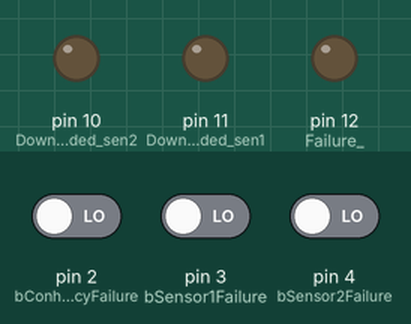
Bench run of a sketch on a simulated Arduino Uno, built with avr-gcc and run on an emulated ATmega328P. Parts: output pins drawn as LEDs (lit = HIGH). The inputs (shaded band) are chosen by the test bench; at power-on: pin 2 (bConherencyFailure) LOW, pin 3 (bSensor1Failure) LOW, pin 4 (bSensor2Failure) LOW.

Above: at 1.2 s.
1.3 s: pin 2 (bConherencyFailure) driven HIGH
At 2.5 s:
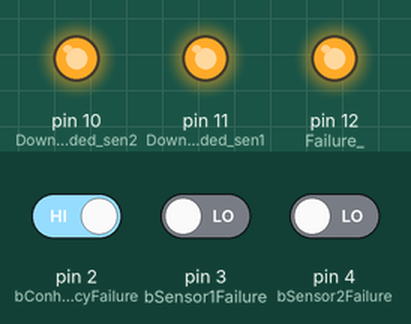
2.8 s: pin 3 (bSensor1Failure) driven HIGH
At 3.7 s:
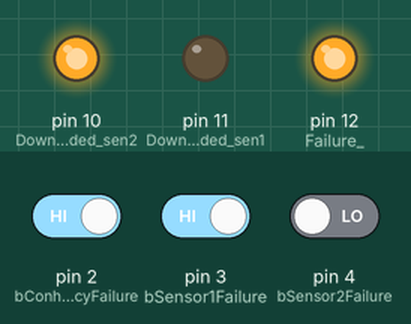
4.3 s: pin 3 (bSensor1Failure) driven LOW
At 4.8 s:
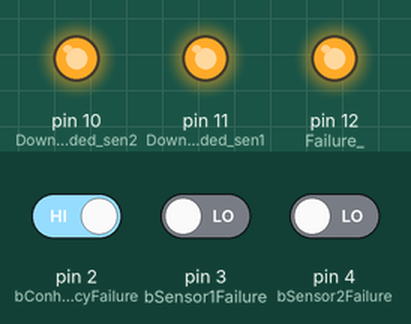
5.8 s: pin 4 (bSensor2Failure) driven HIGH
At 7.0 s:
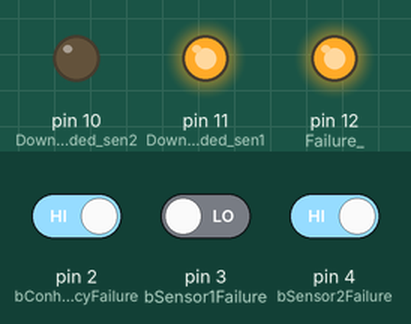
7.3 s: pin 4 (bSensor2Failure) driven LOW
At 8.3 s:
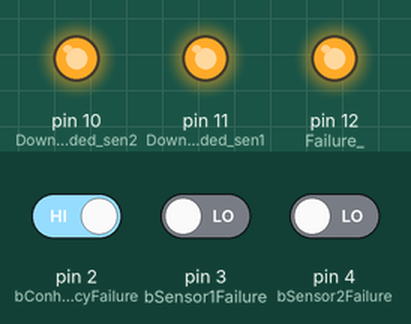
Timing chart, 0 to 9.8 s (numbered marks = the images above; inputs shaded):
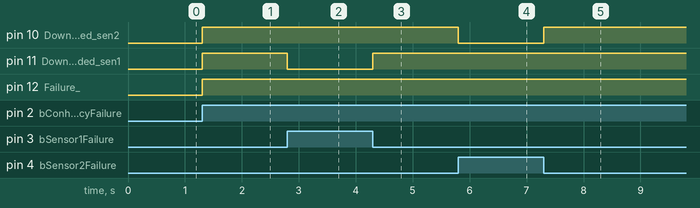

The sketch:

code_GENERATION.ino
```cpp
#include "App_code.h"
#define Downgraded_sen2 10
#define Downgraded_sen1 11
#define Failure_ 12
#define bSensor1Failure 3
#define bSensor2Failure  4
#define bConherencyFailure 2

void setup()
{
  App_code_initialize();
  pinMode(bSensor1Failure, INPUT);
  pinMode(bSensor2Failure, INPUT);
  pinMode(bConherencyFailure, INPUT);
  pinMode(Downgraded_sen2, OUTPUT);
  pinMode(Downgraded_sen1, OUTPUT);
  pinMode(Failure_, OUTPUT);
}

void loop()
{
  rtU.App_bConherencyFailure = digitalRead(bConherencyFailure);
  rtU.App_bSensor1Failure    = digitalRead(bSensor1Failure);
  rtU.App_bSensor2Failure    = digitalRead(bSensor2Failure);
  App_code_step();
  switch (rtY.App_sOperation)
  {
    case Downgraded_sen_2 :
      digitalWrite(Downgraded_sen2, HIGH);
      digitalWrite(Downgraded_sen1, LOW);
      break;
    case Downgraded_sen_1 :
      digitalWrite(Downgraded_sen1, HIGH);
      digitalWrite(Downgraded_sen2, LOW);
      break;
    case Failure :
      digitalWrite(Downgraded_sen1, HIGH);
      digitalWrite(Downgraded_sen2, HIGH);
      digitalWrite(Failure_, HIGH);
      break;
    default:
      digitalWrite(Downgraded_sen1, LOW);
      digitalWrite(Downgraded_sen2, LOW);
      digitalWrite(Failure_, LOW);
      break;
  }

}
```

App_code.cpp
```cpp
/*
 * File: App_code.c
 *
 * Code generated for Simulink model 'App_code'.
 *
 * Model version                  : 1.1
 * Simulink Coder version         : 9.8 (R2022b) 13-May-2022
 * C/C++ source code generated on : Fri Dec  8 23:29:47 2023
 *
 * Target selection: ert.tlc
 * Embedded hardware selection: Atmel->AVR
 * Code generation objectives:
 *    1. Execution efficiency
 *    2. RAM efficiency
 * Validation result: Not run
 */

#include "App_code.h"

/* External inputs (root inport signals with default storage) */
ExtU rtU;

/* External outputs (root outports fed by signals with default storage) */
ExtY rtY;

/* Model step function */
void App_code_step(void)
{
  /* Switch: '<S1>/Switch2' incorporates:
   *  Inport: '<Root>/App_bConherencyFailure'
   */
  if (rtU.App_bConherencyFailure != 0.0) {
    /* Switch: '<S1>/Switch' incorporates:
     *  Inport: '<Root>/App_bSensor1Failure'
     *  Inport: '<Root>/App_bSensor2Failure'
     *  Logic: '<S1>/AND1'
     *  Logic: '<S1>/AND2'
     *  Logic: '<S1>/NOT'
     *  Logic: '<S1>/NOT1'
     *  Switch: '<S1>/Switch1'
     */
    if (rtU.App_bSensor1Failure && (!rtU.App_bSensor2Failure)) {
      /* Outport: '<Root>/App_sOperation' incorporates:
       *  Constant: '<S1>/Constant'
       */
      rtY.App_sOperation = Downgraded_sen_2;
    } else if ((!rtU.App_bSensor1Failure) && rtU.App_bSensor2Failure) {
      /* Switch: '<S1>/Switch1' incorporates:
       *  Constant: '<S1>/Constant1'
       *  Outport: '<Root>/App_sOperation'
       */
      rtY.App_sOperation = Downgraded_sen_1;
    } else {
      /* Outport: '<Root>/App_sOperation' incorporates:
       *  Constant: '<S1>/Constant3'
       *  Switch: '<S1>/Switch1'
       */
      rtY.App_sOperation = Failure;
    }

    /* End of Switch: '<S1>/Switch' */
  } else {
    /* Outport: '<Root>/App_sOperation' incorporates:
     *  Constant: '<S1>/Constant2'
     */
    rtY.App_sOperation = Normal;
  }

  /* End of Switch: '<S1>/Switch2' */
}

/* Model initialize function */
void App_code_initialize(void)
{
  /* (no initialization code required) */
}

/*
 * File trailer for generated code.
 *
 * [EOF]
 */
```

App_code.h
```cpp
/*
 * File: App_code.h
 *
 * Code generated for Simulink model 'App_code'.
 *
 * Model version                  : 1.1
 * Simulink Coder version         : 9.8 (R2022b) 13-May-2022
 * C/C++ source code generated on : Fri Dec  8 23:29:47 2023
 *
 * Target selection: ert.tlc
 * Embedded hardware selection: Atmel->AVR
 * Code generation objectives:
 *    1. Execution efficiency
 *    2. RAM efficiency
 * Validation result: Not run
 */

#ifndef RTW_HEADER_App_code_h_
#define RTW_HEADER_App_code_h_
#ifndef App_code_COMMON_INCLUDES_
#define App_code_COMMON_INCLUDES_
#include "rtwtypes.h"
#endif                                 /* App_code_COMMON_INCLUDES_ */

#ifndef DEFINED_TYPEDEF_FOR_App_modes_
#define DEFINED_TYPEDEF_FOR_App_modes_

typedef enum {
  Normal = 0,                          /* Default value */
  Downgraded_sen_1,
  Downgraded_sen_2,
  Failure
} App_modes;

#endif

/* External inputs (root inport signals with default storage) */
typedef struct {
  boolean_T App_bSensor1Failure;       /* '<Root>/App_bSensor1Failure' */
  boolean_T App_bSensor2Failure;       /* '<Root>/App_bSensor2Failure' */
  real_T App_bConherencyFailure;       /* '<Root>/App_bConherencyFailure' */
} ExtU;

/* External outputs (root outports fed by signals with default storage) */
typedef struct {
  App_modes App_sOperation;            /* '<Root>/App_sOperation' */
} ExtY;

/* External inputs (root inport signals with default storage) */
extern ExtU rtU;

/* External outputs (root outports fed by signals with default storage) */
extern ExtY rtY;

/* Model entry point functions */
extern void App_code_initialize(void);
extern void App_code_step(void);
extern volatile boolean_T stopRequested;
extern volatile boolean_T runModel;

/*-
 * The generated code includes comments that allow you to trace directly
 * back to the appropriate location in the model.  The basic format
 * is <system>/block_name, where system is the system number (uniquely
 * assigned by Simulink) and block_name is the name of the block.
 *
 * Use the MATLAB hilite_system command to trace the generated code back
 * to the model.  For example,
 *
 * hilite_system('<S3>')    - opens system 3
 * hilite_system('<S3>/Kp') - opens and selects block Kp which resides in S3
 *
 * Here is the system hierarchy for this model
 *
 * '<Root>' : 'App_code'
 * '<S1>'   : 'App_code/Type_of_failure'
 */
#endif                                 /* RTW_HEADER_App_code_h_ */

/*
 * File trailer for generated code.
 *
 * [EOF]
 */
```

rtwtypes.h
```cpp
/*
 * File: rtwtypes.h
 *
 * Code generated for Simulink model 'App_code'.
 *
 * Model version                  : 1.1
 * Simulink Coder version         : 9.8 (R2022b) 13-May-2022
 * C/C++ source code generated on : Fri Dec  8 23:29:47 2023
 *
 * Target selection: ert.tlc
 * Embedded hardware selection: Atmel->AVR
 * Code generation objectives:
 *    1. Execution efficiency
 *    2. RAM efficiency
 * Validation result: Not run
 */

#ifndef RTWTYPES_H
#define RTWTYPES_H

/* Logical type definitions */
#if (!defined(__cplusplus))
#ifndef false
#define false                          (0U)
#endif

#ifndef true
#define true                           (1U)
#endif
#endif

/*=======================================================================*
 * Target hardware information
 *   Device type: Atmel->AVR
 *   Number of bits:     char:   8    short:   16    int:  16
 *                       long:  32    long long:  64
 *                       native word size:   8
 *   Byte ordering: LittleEndian
 *   Signed integer division rounds to: Zero
 *   Shift right on a signed integer as arithmetic shift: on
 *=======================================================================*/

/*=======================================================================*
 * Fixed width word size data types:                                     *
 *   int8_T, int16_T, int32_T     - signed 8, 16, or 32 bit integers     *
 *   uint8_T, uint16_T, uint32_T  - unsigned 8, 16, or 32 bit integers   *
 *   real32_T, real64_T           - 32 and 64 bit floating point numbers *
 *=======================================================================*/
typedef signed char int8_T;
typedef unsigned char uint8_T;
typedef int int16_T;
typedef unsigned int uint16_T;
typedef long int32_T;
typedef unsigned long uint32_T;
typedef long long int64_T;
typedef unsigned long long uint64_T;
typedef float real32_T;
typedef double real64_T;

/*===========================================================================*
 * Generic type definitions: boolean_T, char_T, byte_T, int_T, uint_T,       *
 *                           real_T, time_T, ulong_T, ulonglong_T.           *
 *===========================================================================*/
typedef double real_T;
typedef double time_T;
typedef unsigned char boolean_T;
typedef int int_T;
typedef unsigned int uint_T;
typedef unsigned long ulong_T;
typedef unsigned long long ulonglong_T;
typedef char char_T;
typedef unsigned char uchar_T;
typedef char_T byte_T;

/*=======================================================================*
 * Min and Max:                                                          *
 *   int8_T, int16_T, int32_T     - signed 8, 16, or 32 bit integers     *
 *   uint8_T, uint16_T, uint32_T  - unsigned 8, 16, or 32 bit integers   *
 *=======================================================================*/
#define MAX_int8_T                     ((int8_T)(127))
#define MIN_int8_T                     ((int8_T)(-128))
#define MAX_uint8_T                    ((uint8_T)(255U))
#define MAX_int16_T                    ((int16_T)(32767))
#define MIN_int16_T                    ((int16_T)(-32768))
#define MAX_uint16_T                   ((uint16_T)(65535U))
#define MAX_int32_T                    ((int32_T)(2147483647L))
#define MIN_int32_T                    ((int32_T)(-2147483647L-1L))
#define MAX_uint32_T                   ((uint32_T)(0xFFFFFFFFUL))
#define MAX_int64_T                    ((int64_T)(9223372036854775807LL))
#define MIN_int64_T                    ((int64_T)(-9223372036854775807LL-1LL))
#define MAX_uint64_T                   ((uint64_T)(0xFFFFFFFFFFFFFFFFULL))

/* Block D-Work pointer type */
typedef void * pointer_T;

#endif                                 /* RTWTYPES_H */

/*
 * File trailer for generated code.
 *
 * [EOF]
 */
```

Measured:
- after the input at 1.3 s, pin 10 (Downgraded_sen2), pin 11 (Downgraded_sen1), pin 12 (Failure_): LOW → HIGH at once
- after the input at 2.8 s, pin 11 (Downgraded_sen1): HIGH → LOW at once
- after the input at 4.3 s, pin 11 (Downgraded_sen1): LOW → HIGH at once
- after the input at 5.8 s, pin 10 (Downgraded_sen2): HIGH → LOW at once
- after the input at 7.3 s, pin 10 (Downgraded_sen2): LOW → HIGH at once
